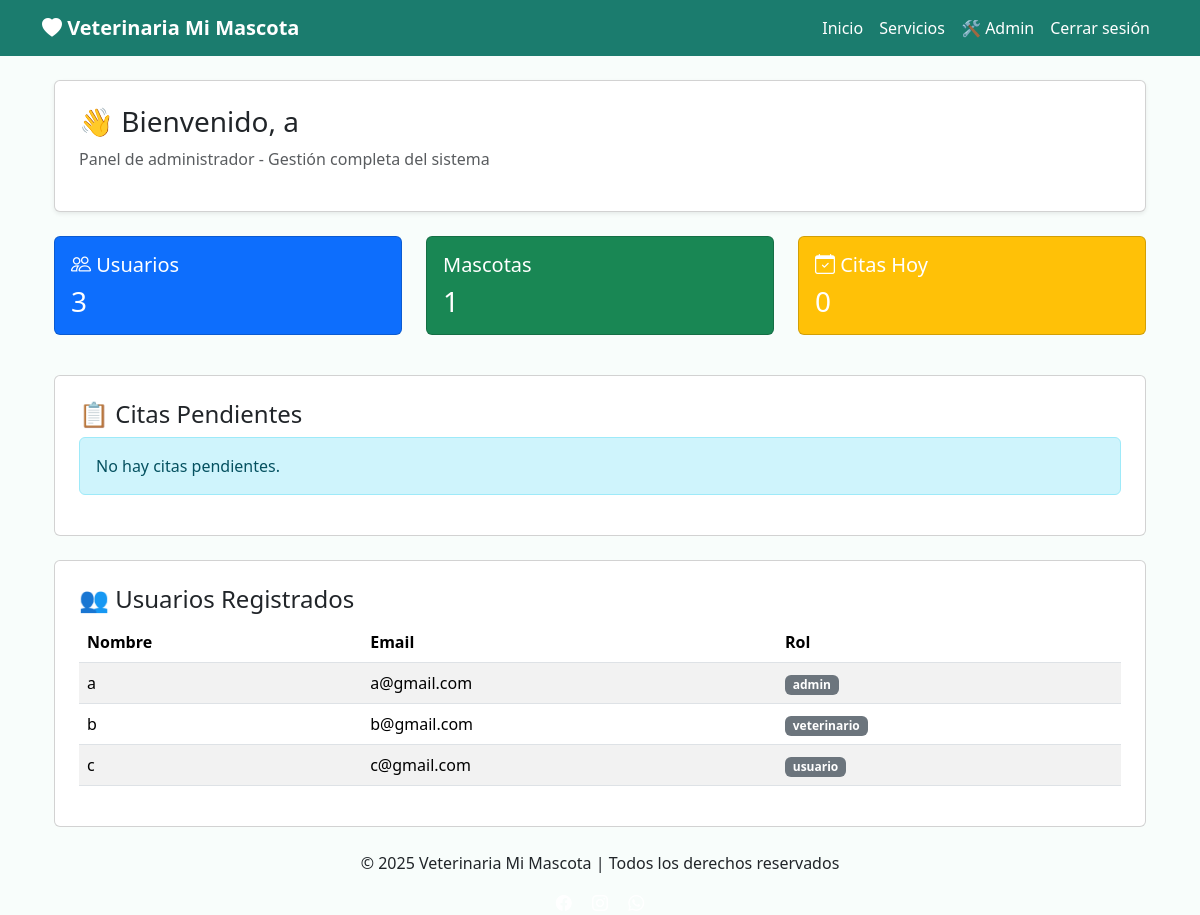
Page /admin (signed in) on the committed database.
### app/models/usuario.py (models this page shows, shortened)
class Usuario(db.Model, UserMixin):
    __tablename__ = "usuarios"
    id_usuario = db.Column(db.Integer, primary_key=True)
    nombre = db.Column(db.String(100), nullable=False)
    email = db.Column(db.String(150), unique=True, nullable=False)
    contraseña = db.Column(db.String(255), nullable=False)
    rol = db.Column(db.String(50), nullable=False, default="usuario")
    direccion = db.Column(db.String(255))
    telefono = db.Column(db.String(45))
    carrito = db.relationship(
        "Carrito",
        back_populates="usuario",
        foreign_keys="[Carrito.id_usuario]",
        uselist=False  # Un usuario tiene un solo carrito
    )
    mascotas = db.relationship("Mascota", back_populates="usuario")
    @property
    def is_active(self):
        return True

### app/routes/main.py (the view)
@main_bp.route("/admin")
@login_required
@rol_requerido("admin")
def admin_panel():
    usuarios = Usuario.query.all()
    mascotas = Mascota.query.all()
    citas = Cita.query.filter_by(estado="pendiente").order_by(Cita.fecha.asc()).all()
    return render_template("admin_panel.html", usuarios=usuarios, mascotas=mascotas, citas=citas)

### app/templates/admin_panel.html (shortened to what this page needs)
{% extends "base.html" %}
{% block content %}
<div class="container mt-4">
    <div class="card p-4 shadow-sm">
        <h1 class="h3">👋 Bienvenido, {{ current_user.nombre }}</h1>
        <p class="text-muted">Panel de administrador - Gestión completa del sistema</p>
    </div>
    <div class="row mt-4">
        <div class="col-md-4 mb-3">
            <div class="card bg-primary text-white">
                <div class="card-body">
                    <h5 class="card-title"><i class="bi bi-people"></i> Usuarios</h5>
                    <p class="card-text h3">{{ usuarios|length }}</p>
                </div>
            </div>
        </div>
        <div class="col-md-4 mb-3">
            <div class="card bg-success text-white">
                <div class="card-body">
                    <h5 class="card-title"> Mascotas</h5>
                    <p class="card-text h3">{{ mascotas|length }}</p>
                </div>
            </div>
        </div>
        <div class="col-md-4 mb-3">
            <div class="card bg-warning text-white">
                <div class="card-body">
                    <h5 class="card-title"><i class="bi bi-calendar-check"></i> Citas Hoy</h5>
                    <p class="card-text h3">
                        {% set hoy = '' %}
                        {% set citas_hoy = [] %}
                        {{ citas_hoy|length }}
                    </p>
                </div>
            </div>
        </div>
    </div>
    <div class="card mt-4 p-4">
        <h2 class="h4">📋 Citas Pendientes</h2>
        {% if citas %}
            <table class="table table-striped">
                <thead>
                    <tr>
                        <th>Fecha</th>
                        <th>Mascota</th>
                        <th>Dueño</th>
                        <th>Motivo</th>
                        <th>Estado</th>
                    </tr>
                </thead>
                <tbody>
                    {% for cita in citas %}
                        {% if cita.estado == 'pendiente' %}
                        <tr>
                            <td>{{ cita.fecha.strftime('%d/%m/%Y') }}</td>
                            <td>{{ cita.mascota.nombre }}</td>
                            <td>{{ cita.mascota.usuario.nombre }}</td>
                            <td>{{ cita.motivo or 'Sin motivo' }}</td>
                            <td>
                                <span class="badge bg-warning text-dark">Pendiente</span>
                            </td>
                        </tr>
                        {% endif %}
                    {% endfor %}
                </tbody>
            </table>
        {% else %}
            <div class="alert alert-info">No hay citas pendientes.</div>
        {% endif %}
    </div>
    <div class="card mt-4 p-4">
        <h2 class="h4">👥 Usuarios Registrados</h2>
        <table class="table table-striped">
            <thead>
                <tr>
                    <th>Nombre</th>
                    <th>Email</th>
                    <th>Rol</th>
                </tr>
            </thead>
            <tbody>
                {% for usuario in usuarios %}
                <tr>
                    <td>{{ usuario.nombre }}</td>
                    <td>{{ usuario.email }}</td>
                    <td><span class="badge bg-secondary">{{ usuario.rol }}</span></td>
                </tr>
                {% endfor %}
            </tbody>
        </table>
    </div>
</div>
{% endblock %}

### app/templates/base.html (style rules this page uses)
body { background-color: #f8fdfb; }
.card { border-radius: 15px; }

### rows in the picture
Usuario: nombre "a", email "a@gmail.com", rol "admin"
Usuario: nombre "b", email "b@gmail.com", rol "veterinario"
Usuario: nombre "c", email "c@gmail.com", rol "usuario"

### other values in the picture
{{ usuarios|length }} "3"
{{ mascotas|length }} "1"
{{ citas_hoy|length }} "0"
